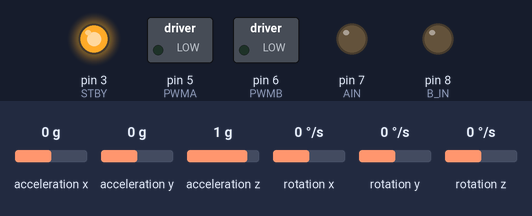
This sketch was run on a simulated Arduino Uno, built with avr-gcc and run on an emulated ATmega328P. On the bench: switched loads named in the sketch (green lamp = pin HIGH), output pins drawn as LEDs (lit = HIGH). Wiring (inferred from the names in the program): MPU-6050 motion sensor at I2C address 0x68. Inputs (shaded band) come from the test bench; at power-on: acceleration x 0 g, acceleration y 0 g, acceleration z 1 g, rotation x 0 °/s, rotation y 0 °/s, rotation z 0 °/s. What the sketch prints to the serial monitor is not drawn.

Above: at 0.6 s.
At 3.0 s:
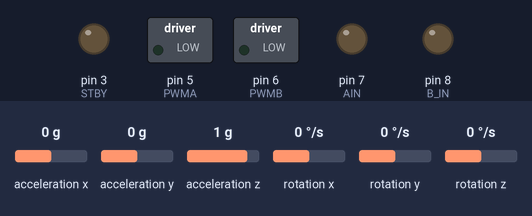
Timing chart, 0 to 4.5 s (numbered marks = the images above):
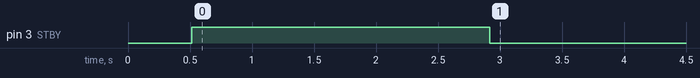

The sketch:

TASK4Trial.ino
```cpp
#include <IRremote.h>
#include <Wire.h>

//IR RECEIVER
int RECV_PIN = 9;
IRrecv irrecv(RECV_PIN);
decode_results results;

//Control Pings for Motors
const int PWMA = 5; //RIGHT SPEED
const int PWMB = 6; //LEFT SPEED
const int AIN = 7; //RIGHT DIRECTION
const int B_IN = 8; //LEFT DIRECTION
const int STBY = 3;

//Timings and MPU6050
const int MPU = 0x68; // MPU6050 I2C address
float AccX, AccY, AccZ; //linear acceleration
float GyroX, GyroY, GyroZ; //angular velocity
float accAngleX, accAngleY, gyroAngleX, gyroAngleY, gyroAngleZ; //used in void loop()
float roll, pitch, yaw;
float AccErrorX, AccErrorY, GyroErrorX, GyroErrorY, GyroErrorZ;
float elapsedTime, currentTime, previousTime;
int c = 0;

//MOTOR VALUES
const int maxSpeed = 135; //max PWM value written to motor speed pin.
const int minSpeed = 60; //min PWM value
float angle; //due to how I orientated my MPU6050 on my car, angle = roll
float targetAngle = 0;
int equilibriumSpeed = 128; //rough estimate desired PWM to motor
int leftSpeedVal;
int rightSpeedVal;
bool isDriving = false; //it the car driving forward OR rotate/stationary
bool prevIsDriving = true; //equals isDriving in the previous iteration of void loop()
bool paused = false; //is the program paused
unsigned long startTime1;
unsigned long elapsedTime1;
const unsigned long moveDuration1 = 2400;
const unsigned int numIterations1 = 4;
unsigned int iterationCount1 = 0;
bool isMovingForward1 = true;

bool iD = false; // Set to false when cart is not currently moving
unsigned long check = 0xFFA857;
unsigned long lastRead;
unsigned long readValue;

int numInt = 4, iterCount = 0;

//PID Gains;
int kp = 2;

void setup() {
  //MPU6050 Setup
  Serial.begin(9600);
  Wire.begin();                      // Initialize comunication
  Wire.beginTransmission(MPU);       // Start communication with MPU6050 // MPU=0x68
  Wire.write(0x6B);                  // Talk to the register 6B
  Wire.write(0x00);                  // Make reset - place a 0 into the 6B register
  Wire.endTransmission(true);        //end the transmission
  // Call this function if you need to get the IMU error values for your module
  calculateError();
  delay(20);
  //MOTOR PIN SETUP
  pinMode(PWMA, OUTPUT);
  pinMode(PWMB, OUTPUT);
  pinMode(AIN, OUTPUT);
  pinMode(B_IN, OUTPUT);
  pinMode(STBY, OUTPUT);
  digitalWrite(STBY, HIGH);

  irrecv.enableIRIn(); // Start the receiver
  currentTime = micros(); //Intialize Timing
  startTime1 = millis();
}

void loop() {
elapsedTime1 = millis() - startTime1;
  angle = getAngle();

if (iterationCount1 < numIterations1){
  if (isMovingForward1) {
    isDriving = true;
    lastRead = check;

    if (elapsedTime1 >= moveDuration1) {
      digitalWrite (STBY, LOW);
      isMovingForward1 = false;
      startTime1 = millis();
    }
  } else {
    targetAngle += 90;
    lastRead = check;
    delay (300);

    iterationCount1++;

    isMovingForward1 = true;
    startTime1 = millis ();
  }
  } else {
    digitalWrite (STBY, LOW);
  }
}

float getAngle(){
    // === Read accelerometer (on the MPU6050) data === //
  readAcceleration();
  // Calculating Roll and Pitch from the accelerometer data
  accAngleX = (atan(AccY / sqrt(pow(AccX, 2) + pow(AccZ, 2))) * 180 / PI) - AccErrorX; //AccErrorX is calculated in the calculateError() function
  accAngleY = (atan(-1 * AccX / sqrt(pow(AccY, 2) + pow(AccZ, 2))) * 180 / PI) - AccErrorY;

  // === Read gyroscope (on the MPU6050) data === //
  previousTime = currentTime;
  currentTime = micros();
  elapsedTime = (currentTime - previousTime) / 1000000; // Divide by 1000 to get seconds
  readGyro();
  // Correct the outputs with the calculated error values
  GyroX -= GyroErrorX; //GyroErrorX is calculated in the calculateError() function
  GyroY -= GyroErrorY;
  GyroZ -= GyroErrorZ;
  // Currently the raw values are in degrees per seconds, deg/s, so we need to multiply by sendonds (s) to get the angle in degrees
  gyroAngleX += GyroX * elapsedTime; // deg/s * s = deg
  gyroAngleY += GyroY * elapsedTime;
  yaw += GyroZ * elapsedTime;
  //combine accelerometer- and gyro-estimated angle values. 0.96 and 0.04 values are determined through trial and error by other people
  roll = 0.96 * gyroAngleX + 0.04 * accAngleX;
  pitch = 0.96 * gyroAngleY + 0.04 * accAngleY;
  angle = yaw;
  return(angle);
}

bool driving (bool iD){//called by void loop(), which isDriving = true
  int deltaAngle = round(targetAngle - angle); //rounding is neccessary, since you never get exact values in reality
  forward();
  if (!iD){
    iD = true;
    analogWrite(PWMA, equilibriumSpeed);
    analogWrite(PWMB, equilibriumSpeed);
  }
  if (deltaAngle != 0){
    controlSpeed ();
    rightSpeedVal = maxSpeed;
    analogWrite(PWMA, rightSpeedVal);
    analogWrite(PWMB, leftSpeedVal);
  }
  return(iD);
}

void controlSpeed (){//this function is called by driving ()
  int deltaAngle = round(targetAngle - angle);
  int targetGyroZ;

  //setting up PID (Proportional Control only: P-Controller)
  if (deltaAngle > 30){
      targetGyroZ = 60;
  } else if (deltaAngle < -30){
    targetGyroZ = -60;
  } else {
    targetGyroZ = kp * deltaAngle;
  }

  if (round(targetGyroZ - GyroZ) == 0){
    ;
  } else if (targetGyroZ > GyroZ){
    leftSpeedVal = changeSpeed(leftSpeedVal, -1); //would increase GyroZ
  } else {
    leftSpeedVal = changeSpeed(leftSpeedVal, +1);
  }
}

void rotate (){//called by void loop(), which isDriving = false
  int deltaAngle = round(targetAngle - angle);
  int targetGyroZ;
  if (abs(deltaAngle) <= 1){
    stopCar();
  } else {
    if (angle > targetAngle) { //turn left
      left();
    } else if (angle < targetAngle) {//turn right
      right();
    }
    //setting up PID (Just P-controller)
    if (abs(deltaAngle) > 30){
      targetGyroZ = 60;
    } else {
      targetGyroZ = kp * abs(deltaAngle); //Proportional Control
    }

    if (round(targetGyroZ - abs(GyroZ)) == 0){
      ;
    } else if (targetGyroZ > abs(GyroZ)){
      leftSpeedVal = changeSpeed(leftSpeedVal, +1); //would increase abs(GyroZ)
    } else {
      leftSpeedVal = changeSpeed(leftSpeedVal, -1);
    }
    rightSpeedVal = leftSpeedVal;
    analogWrite(PWMA, rightSpeedVal);
    analogWrite(PWMB, leftSpeedVal);
  }
  iD = false;
}

int changeSpeed (int motorSpeed, int increment){
  motorSpeed += increment;
  if (motorSpeed > maxSpeed){ //to prevent motorSpeed from exceeding 255, which is a problem when using analogWrite
    motorSpeed = maxSpeed;
  } else if (motorSpeed < minSpeed){
    motorSpeed = minSpeed;
  }
  return motorSpeed;
}

//Gyroscope Functions -----------------------------------------------------//
void calculateError() {
  //When this function is called, ensure the car is stationary. See Step 2 for more info
  // Read accelerometer values 200 times
  c = 0;
  while (c < 200) {
    readAcceleration();
    // Sum all readings
    AccErrorX += (atan((AccY) / sqrt(pow((AccX), 2) + pow((AccZ), 2))) * 180 / PI);
    AccErrorY += (atan(-1 * (AccX) / sqrt(pow((AccY), 2) + pow((AccZ), 2))) * 180 / PI);
    c++;
  }
  //Divide the sum by 200 to get the error value, since expected value of reading is zero
  AccErrorX = AccErrorX / 200;
  AccErrorY = AccErrorY / 200;
  c = 0;

  // Read gyro values 200 times
  while (c < 200) {
    readGyro();
    // Sum all readings
    GyroErrorX += GyroX;
    GyroErrorY += GyroY;
    GyroErrorZ += GyroZ;
    c++;
  }
  //Divide the sum by 200 to get the error value
  GyroErrorX = GyroErrorX / 200;
  GyroErrorY = GyroErrorY / 200;
  GyroErrorZ = GyroErrorZ / 200;
  Serial.println("The the gryoscope setting in MPU6050 has been calibrated");
}

void readAcceleration() {
  Wire.beginTransmission(MPU);
  Wire.write(0x3B); // Start with register 0x3B (ACCEL_XOUT_H)
  Wire.endTransmission(false);
  Wire.requestFrom(MPU, 6, true); // Read 6 registers total, each axis value is stored in 2 registers
  //For a range of +-2g, we need to divide the raw values by 16384, according to the MPU6050 datasheet
  AccX = (Wire.read() << 8 | Wire.read()) / 16384.0; // X-axis value
  AccY = (Wire.read() << 8 | Wire.read()) / 16384.0; // Y-axis value
  AccZ = (Wire.read() << 8 | Wire.read()) / 16384.0; // Z-axis value
}

void readGyro() {
  Wire.beginTransmission(MPU);
  Wire.write(0x43);
  Wire.endTransmission(false);
  Wire.requestFrom(MPU, 6, true);
  GyroX = (Wire.read() << 8 | Wire.read()) / 131.0;
  GyroY = (Wire.read() << 8 | Wire.read()) / 131.0;
  GyroZ = (Wire.read() << 8 | Wire.read()) / 131.0;
}
//-----------------------------------------------------//
//Changes Direction of the Motor

void stopCar(){
  digitalWrite(STBY, LOW);
}
void forward(){ //drives the car forward, assuming leftSpeedVal and rightSpeedVal are set high enough
  digitalWrite(STBY, HIGH);
  digitalWrite(AIN, HIGH);
  digitalWrite(B_IN, HIGH);
}
void left(){ //rotates the car left, assuming speed leftSpeedVal and rightSpeedVal are set high enough
  digitalWrite(STBY, HIGH);
  digitalWrite(AIN, LOW);
  digitalWrite(B_IN, HIGH);
}
void right(){
  digitalWrite(STBY, HIGH);
  digitalWrite(AIN, HIGH);
  digitalWrite(B_IN, LOW);
}
```

SR04.cpp
```cpp
#include "SR04.h"

SR04::SR04(int echoPin, int triggerPin) {
    _echoPin = echoPin;
    _triggerPin = triggerPin;
    pinMode(_echoPin, INPUT);
    pinMode(_triggerPin, OUTPUT);
    _autoMode = false;
    _distance = 999;
}


long SR04::Distance() {
    long d = 0;
    _duration = 0;
    digitalWrite(_triggerPin, LOW);
    delayMicroseconds(2);
    digitalWrite(_triggerPin, HIGH);
    delayMicroseconds(10);
    digitalWrite(_triggerPin, LOW);
    delayMicroseconds(2);
    _duration = pulseIn(_echoPin, HIGH, PULSE_TIMEOUT);
    d = MicrosecondsToCentimeter(_duration);
    delay(25);
    return d;
}

long SR04::DistanceAvg(int wait, int count) {
    long min, max, avg, d;
    min = 999;
    max = 0;
    avg = d = 0;

    if (wait < 25) {
        wait = 25;
    }

    if (count < 1) {
        count = 1;
    }

    for (int x = 0; x < count + 2; x++) {
        d = Distance();

        if (d < min) {
            min = d;
        }

        if (d > max) {
            max = d;
        }

        avg += d;
    }

    // substract highest and lowest value
    avg -= (max + min);
    // calculate average
    avg /= count;
    return avg;
}

void SR04::Ping() {
    _distance = Distance();
}

long SR04::getDistance() {
    return _distance;
}

long SR04::MicrosecondsToCentimeter(long duration) {
    long d = (duration * 100) / 5882;
    //d = (d == 0)?999:d;
    return d;
}
```

SR04.h
```cpp
#ifndef SR04_H
#define SR04_H

#if defined(ARDUINO) && ARDUINO >= 100
	#include "Arduino.h"
#else
	#include "WProgram.h"
#endif
//#include "pins_arduino.h"

#include <inttypes.h>

#define PULSE_TIMEOUT 150000L	// 100ms
#define DEFAULT_DELAY 10
#define DEFAULT_PINGS 5
class SR04 {
public:

	/**
	* Constructor
	* Ultrasonic sensor SR04, four connections pins
	* VCC, ECHO, TRIGGER, GND
	* <br>
	* \param echoPin digital INPUT-Pin for measuring distance
	* \param triggerPin if 10us high a trigger signal is generated from
	*					SR04
	*
	* \return void
	*/
	SR04(int echoPin, int triggerPin);

	/**
	* Do a measurment for this sensor. Return distance as long
	* in centimenter
	* \return long distance in centimeter
	*/
	long Distance();

	/**
	* Do count measurents and calculate the average.
	* To avoid defilement from ow/high peaks, min/max values
	* are substracted from the average
	*
	* \param wait delay between measurements, default = DEFAULT_DELAY/ms
	* \param count number of measurements, default DEFAULT_PINGS
	* \return long distance in centimeter
	**/
	long DistanceAvg(int wait=DEFAULT_DELAY, int count=DEFAULT_PINGS);

	/**
	* Do only a ping. Get result with methode getDistance()
	*
	* \param keine
	*/
	void Ping() ;

	/**
	* return latest distance. Methode Ping() should be called before
	* \param keine
	* \return Distanz in Zentimeter
	*/
	long getDistance();


private:
	/**
	* Do the measurement calculation and return result in centimeter
	* SR04 measure echo time to obstacle and return way.
	* <br>
	* Sound travels with 340m/sec
	* <br>
	* Example: Obstace 100cm away from SR04. Measure time is 100cm to
	* obstacle and 100cm return = 200cm
	* <br>
	* 1sec = 1000ms = 1.000.000uS
	* 1.000.000 / 340 = Distance in microseconds for 100cm
	* 2941uS fuer 100cm = 5882 uS fuer 200cm
	*
	* duration / 5882 * 100 = distance in cm
	*/
	long MicrosecondsToCentimeter(long duration);

	long _currentDistance;
	int _echoPin, _triggerPin;
	long _duration, _distance;
	bool _autoMode;
};
#endif
```

Measured:
- by itself, pin 3 (STBY): HIGH → LOW at 2.9 s
